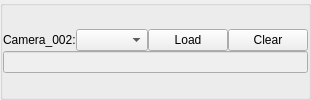
                          <widget class="QGroupBox" name="camera_index_groupBox_2">
                           <property name="title">
                            <string/>
                           </property>
                           <layout class="QGridLayout" name="gridLayout_4">
                            <property name="leftMargin">
                             <number>0</number>
                            </property>
                            <property name="topMargin">
                             <number>0</number>
                            </property>
                            <property name="rightMargin">
                             <number>0</number>
                            </property>
                            <property name="bottomMargin">
                             <number>0</number>
                            </property>
                            <property name="spacing">
                             <number>0</number>
                            </property>
                            <item row="0" column="0">
                             <layout class="QVBoxLayout" name="verticalLayout_6">
                              <item>
                               <layout class="QHBoxLayout" name="horizontalLayout_7" stretch="0,1,0,0">
                                <item>
                                 <widget class="QLabel" name="camera_index_label_2">
                                  <property name="text">
                                   <string>Camera_002:</string>
                                  </property>
                                 </widget>
                                </item>
                                <item>
                                 <widget class="QComboBox" name="camera_index_comboBox_2"/>
                                </item>
                                <item>
                                 <widget class="QPushButton" name="camera_index_pushButton_2">
                                  <property name="text">
                                   <string>Load</string>
                                  </property>
                                 </widget>
                                </item>
                                <item>
                                 <widget class="QPushButton" name="camera_index_clear_pushButton_2">
                                  <property name="text">
                                   <string>Clear</string>
                                  </property>
                                 </widget>
                                </item>
                               </layout>
                              </item>
                              <item>
                               <layout class="QHBoxLayout" name="horizontalLayout_8">
                                <item>
                                 <widget class="QLineEdit" name="camera_index_lineEdit_2">
                                  <property name="enabled">
                                   <bool>false</bool>
                                  </property>
                                 </widget>
                                </item>
                               </layout>
                              </item>
                             </layout>
                            </item>
                           </layout>
                          </widget>
